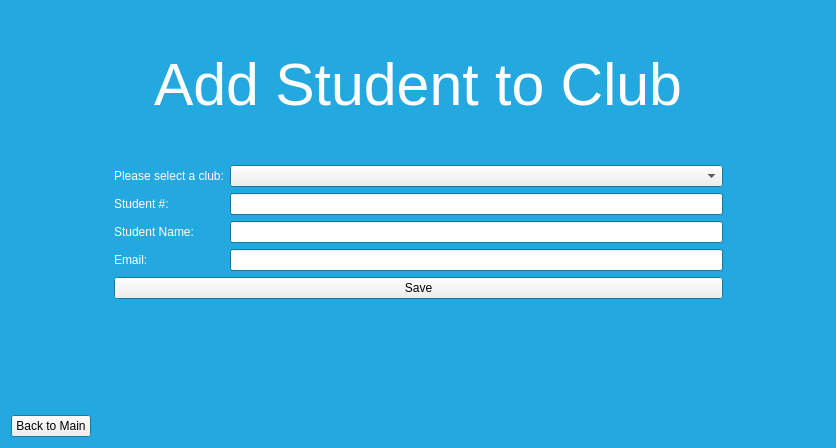
<?xml version="1.0" encoding="UTF-8"?>
<ui version="4.0">
 <class>AddStudentToClub</class>
 <widget class="QDialog" name="AddStudentToClub">
  <property name="geometry">
   <rect>
    <x>0</x>
    <y>0</y>
    <width>836</width>
    <height>448</height>
   </rect>
  </property>
  <property name="palette">
   <palette>
    <active>
     <colorrole role="Base">
      <brush brushstyle="SolidPattern">
       <color alpha="255">
        <red>255</red>
        <green>255</green>
        <blue>255</blue>
       </color>
      </brush>
     </colorrole>
     <colorrole role="Window">
      <brush brushstyle="SolidPattern">
       <color alpha="255">
        <red>35</red>
        <green>168</green>
        <blue>224</blue>
       </color>
      </brush>
     </colorrole>
    </active>
    <inactive>
     <colorrole role="Base">
      <brush brushstyle="SolidPattern">
       <color alpha="255">
        <red>255</red>
        <green>255</green>
        <blue>255</blue>
       </color>
      </brush>
     </colorrole>
     <colorrole role="Window">
      <brush brushstyle="SolidPattern">
       <color alpha="255">
        <red>35</red>
        <green>168</green>
        <blue>224</blue>
       </color>
      </brush>
     </colorrole>
    </inactive>
    <disabled>
     <colorrole role="Base">
      <brush brushstyle="SolidPattern">
       <color alpha="255">
        <red>35</red>
        <green>168</green>
        <blue>224</blue>
       </color>
      </brush>
     </colorrole>
     <colorrole role="Window">
      <brush brushstyle="SolidPattern">
       <color alpha="255">
        <red>35</red>
        <green>168</green>
        <blue>224</blue>
       </color>
      </brush>
     </colorrole>
    </disabled>
   </palette>
  </property>
  <property name="windowTitle">
   <string>Haig Network</string>
  </property>
  <layout class="QHBoxLayout" name="horizontalLayout_5">
   <item>
    <layout class="QVBoxLayout" name="verticalLayout_5">
     <item>
      <layout class="QHBoxLayout" name="horizontalLayout_4">
       <item>
        <spacer name="horizontalSpacer_4">
         <property name="orientation">
          <enum>Qt::Horizontal</enum>
         </property>
         <property name="sizeHint" stdset="0">
          <size>
           <width>40</width>
           <height>20</height>
          </size>
         </property>
        </spacer>
       </item>
       <item>
        <layout class="QVBoxLayout" name="verticalLayout_4">
         <item>
          <spacer name="verticalSpacer_2">
           <property name="orientation">
            <enum>Qt::Vertical</enum>
           </property>
           <property name="sizeHint" stdset="0">
            <size>
             <width>20</width>
             <height>40</height>
            </size>
           </property>
          </spacer>
         </item>
         <item>
          <layout class="QHBoxLayout" name="horizontalLayout_2">
           <item>
            <spacer name="horizontalSpacer">
             <property name="orientation">
              <enum>Qt::Horizontal</enum>
             </property>
             <property name="sizeHint" stdset="0">
              <size>
               <width>40</width>
               <height>20</height>
              </size>
             </property>
            </spacer>
           </item>
           <item>
            <widget class="QLabel" name="label_4">
             <property name="font">
              <font>
               <family>Helvetica Neue</family>
               <pointsize>44</pointsize>
               <weight>50</weight>
               <bold>false</bold>
               <underline>false</underline>
              </font>
             </property>
             <property name="autoFillBackground">
              <bool>false</bool>
             </property>
             <property name="text">
              <string>&lt;html&gt;&lt;head/&gt;&lt;body&gt;&lt;p&gt;&lt;span style=&quot; color:#ffffff;&quot;&gt;Add Student to Club&lt;/span&gt;&lt;/p&gt;&lt;/body&gt;&lt;/html&gt;</string>
             </property>
             <property name="textFormat">
              <enum>Qt::RichText</enum>
             </property>
            </widget>
           </item>
           <item>
            <spacer name="horizontalSpacer_2">
             <property name="orientation">
              <enum>Qt::Horizontal</enum>
             </property>
             <property name="sizeHint" stdset="0">
              <size>
               <width>40</width>
               <height>20</height>
              </size>
             </property>
            </spacer>
           </item>
          </layout>
         </item>
         <item>
          <spacer name="verticalSpacer">
           <property name="orientation">
            <enum>Qt::Vertical</enum>
           </property>
           <property name="sizeHint" stdset="0">
            <size>
             <width>20</width>
             <height>40</height>
            </size>
           </property>
          </spacer>
         </item>
         <item>
          <layout class="QVBoxLayout" name="verticalLayout_3">
           <item>
            <layout class="QHBoxLayout" name="horizontalLayout">
             <item>
              <layout class="QVBoxLayout" name="verticalLayout">
               <item>
                <widget class="QLabel" name="label">
                 <property name="text">
                  <string>&lt;html&gt;&lt;head/&gt;&lt;body&gt;&lt;p&gt;&lt;span style=&quot; color:#ffffff;&quot;&gt;Please select a club:&lt;/span&gt;&lt;/p&gt;&lt;/body&gt;&lt;/html&gt;</string>
                 </property>
                </widget>
               </item>
               <item>
                <widget class="QLabel" name="label_StudentNum">
                 <property name="text">
                  <string>&lt;html&gt;&lt;head/&gt;&lt;body&gt;&lt;p&gt;&lt;span style=&quot; color:#ffffff;&quot;&gt;Student #:&lt;/span&gt;&lt;/p&gt;&lt;/body&gt;&lt;/html&gt;</string>
                 </property>
                </widget>
               </item>
               <item>
                <widget class="QLabel" name="label_StudentName">
                 <property name="text">
                  <string>&lt;html&gt;&lt;head/&gt;&lt;body&gt;&lt;p&gt;&lt;span style=&quot; color:#ffffff;&quot;&gt;Student Name:&lt;/span&gt;&lt;/p&gt;&lt;/body&gt;&lt;/html&gt;</string>
                 </property>
                </widget>
               </item>
               <item>
                <widget class="QLabel" name="label_Email">
                 <property name="palette">
                  <palette>
                   <active>
                    <colorrole role="WindowText">
                     <brush brushstyle="SolidPattern">
                      <color alpha="255">
                       <red>0</red>
                       <green>0</green>
                       <blue>0</blue>
                      </color>
                     </brush>
                    </colorrole>
                   </active>
                   <inactive>
                    <colorrole role="WindowText">
                     <brush brushstyle="SolidPattern">
                      <color alpha="255">
                       <red>0</red>
                       <green>0</green>
                       <blue>0</blue>
                      </color>
                     </brush>
                    </colorrole>
                   </inactive>
                   <disabled>
                    <colorrole role="WindowText">
                     <brush brushstyle="SolidPattern">
                      <color alpha="255">
                       <red>127</red>
                       <green>127</green>
                       <blue>127</blue>
                      </color>
                     </brush>
                    </colorrole>
                   </disabled>
                  </palette>
                 </property>
                 <property name="text">
                  <string>&lt;html&gt;&lt;head/&gt;&lt;body&gt;&lt;p&gt;&lt;span style=&quot; color:#ffffff;&quot;&gt;Email:&lt;/span&gt;&lt;/p&gt;&lt;/body&gt;&lt;/html&gt;</string>
                 </property>
                </widget>
               </item>
              </layout>
             </item>
             <item>
              <layout class="QVBoxLayout" name="verticalLayout_2">
               <item>
                <widget class="QComboBox" name="comboBox_Clubs"/>
               </item>
               <item>
                <widget class="QLineEdit" name="lineEdit_StudentNum"/>
               </item>
               <item>
                <widget class="QLineEdit" name="lineEdit_StudentName"/>
               </item>
               <item>
                <widget class="QLineEdit" name="lineEdit_Email"/>
               </item>
              </layout>
             </item>
            </layout>
           </item>
           <item>
            <widget class="QPushButton" name="pushButton_Save">
             <property name="text">
              <string>Save</string>
             </property>
             <property name="autoDefault">
              <bool>false</bool>
             </property>
            </widget>
           </item>
          </layout>
         </item>
        </layout>
       </item>
       <item>
        <spacer name="horizontalSpacer_5">
         <property name="orientation">
          <enum>Qt::Horizontal</enum>
         </property>
         <property name="sizeHint" stdset="0">
          <size>
           <width>40</width>
           <height>20</height>
          </size>
         </property>
        </spacer>
       </item>
      </layout>
     </item>
     <item>
      <spacer name="verticalSpacer_3">
       <property name="orientation">
        <enum>Qt::Vertical</enum>
       </property>
       <property name="sizeHint" stdset="0">
        <size>
         <width>20</width>
         <height>40</height>
        </size>
       </property>
      </spacer>
     </item>
     <item>
      <layout class="QHBoxLayout" name="horizontalLayout_3">
       <item>
        <widget class="QPushButton" name="pushButton_Back">
         <property name="cursor">
          <cursorShape>PointingHandCursor</cursorShape>
         </property>
         <property name="text">
          <string>Back to Main</string>
         </property>
         <property name="autoDefault">
          <bool>false</bool>
         </property>
        </widget>
       </item>
       <item>
        <spacer name="horizontalSpacer_3">
         <property name="orientation">
          <enum>Qt::Horizontal</enum>
         </property>
         <property name="sizeHint" stdset="0">
          <size>
           <width>40</width>
           <height>20</height>
          </size>
         </property>
        </spacer>
       </item>
      </layout>
     </item>
    </layout>
   </item>
  </layout>
 </widget>
 <tabstops>
  <tabstop>pushButton_Save</tabstop>
  <tabstop>lineEdit_StudentNum</tabstop>
  <tabstop>lineEdit_StudentName</tabstop>
  <tabstop>lineEdit_Email</tabstop>
 </tabstops>
 <resources/>
 <connections/>
</ui>
